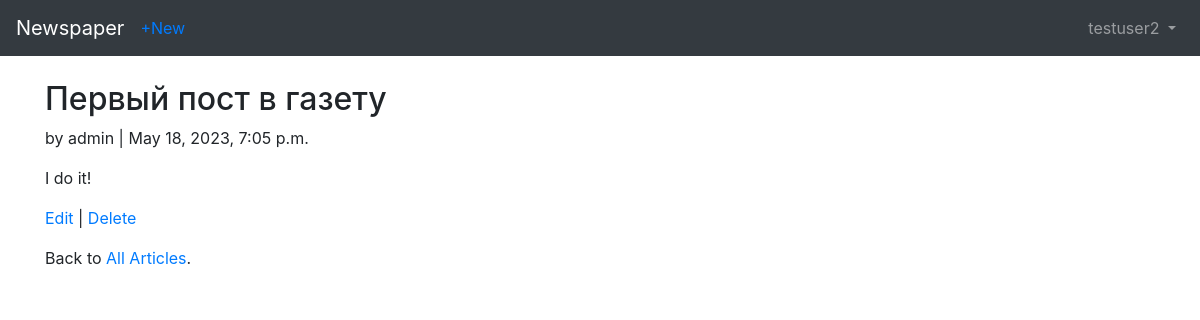
Page /articles/2/ (signed in) on the committed database.
### users/models.py (models this page shows)
class CustomUser(AbstractUser):
    age = models.PositiveIntegerField(default=0)

### articles/models.py (models this page shows, shortened)
class Article(models.Model):
    title = models.CharField(max_length=255)
    body = models.TextField()
    date = models.DateTimeField(auto_now_add=True)
    author = models.ForeignKey(
        settings.AUTH_USER_MODEL,
        on_delete=models.CASCADE,
    )

### articles/views.py (the view)
# urls.py: path('<int:pk>/', views.ArticleDetailView.as_view(), name='article_detail'),
class ArticleDetailView(LoginRequiredMixin, DetailView):
    model = models.Article
    template_name = 'article_detail.html'
    login_url = 'login'

### templates/article_detail.html
{% extends 'base.html' %}
{% block content %}
<div class="article-entry">
    <h2>{{ object.title }}</h2>
    <p>by {{ object.author }} | {{ object.date }}</p>
    <p>{{ object.body }}</p>
</div>
    <p><a href="{% url 'article_edit' article.pk %}">Edit</a> | <a href="{% url 'article_delete' article.pk %}">Delete</a></p>
    <p>Back to <a href="{% url 'article_list' %}">All Articles</a>.</p>
{% endblock %}

### templates/base.html (shortened to what this page needs)
<!doctype html>
<html lang="en">
    <head>
        <link rel="stylesheet" href="https://maxcdn.bootstrapcdn.com/bootstrap/4.0.0\
/css/bootstrap.min.css" integrity="sha384-Gn5384xqQ1aoWXA+058RXPxPg6fy4IWvTNh0E2\
63XmFcJlSAwiGgFAW/dAiS6JXm">
        <link rel="stylesheet" href="https://stackpath.bootstrapcdn.com/bootstrap/4.1.2/css/bootstrap.min.css">
    </head>
    <body>
        <nav class="navbar navbar-expand-md navbar-dark bg-dark mb-4">
            <a class="navbar-brand" href="{% url 'home' %}">Newspaper</a>
            {% if user.is_authenticated %}
            <ul class="navbar-nav mr-auto">
                <li class="nav-item"><a href="{% url 'article_new' %}">+New</a></li>
            </ul>
            {% endif %}
        <div class="collapse navbar-collapse" id="navbarCollapse">
            {% if user.is_authenticated %}
                <ul class="navbar-nav ml-auto">
                    <li class="nav-item">
                        <a class="nav-link dropdown-toggle" href="#" id="userMenu" data-toggle="dropdown" aria-haspopup="true" aria-expanded="false">
                            {{ user.username }}
                        </a>
                    </li>
                </ul>
            {% else %}
                <form class="form-inline ml-auto">
                    <a href="{% url 'login' %}" class="btn btn-outline-secondary">Log in</a>
                    <a href="{% url 'signup' %}" class="btn btn-primary ml-2">Sign up</a>
                </form>
            {% endif %}
        </div>
        </nav>
        <div class="container">
            {% block content %}
            {% endblock %}
        </div>
        </body>
</html>

### rows in the picture
CustomUser: username "testuser2"
Article: title "Первый пост в газету", author "admin", date "May 18, 2023, 7:05 p.m.", body "I do it!"
